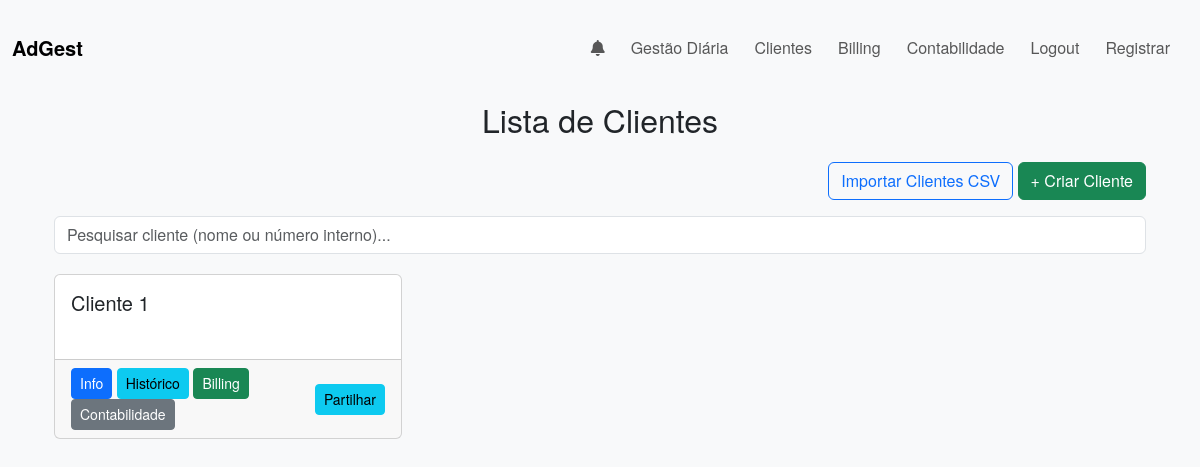
The page /clientes (signed in) on the database as committed earlier.
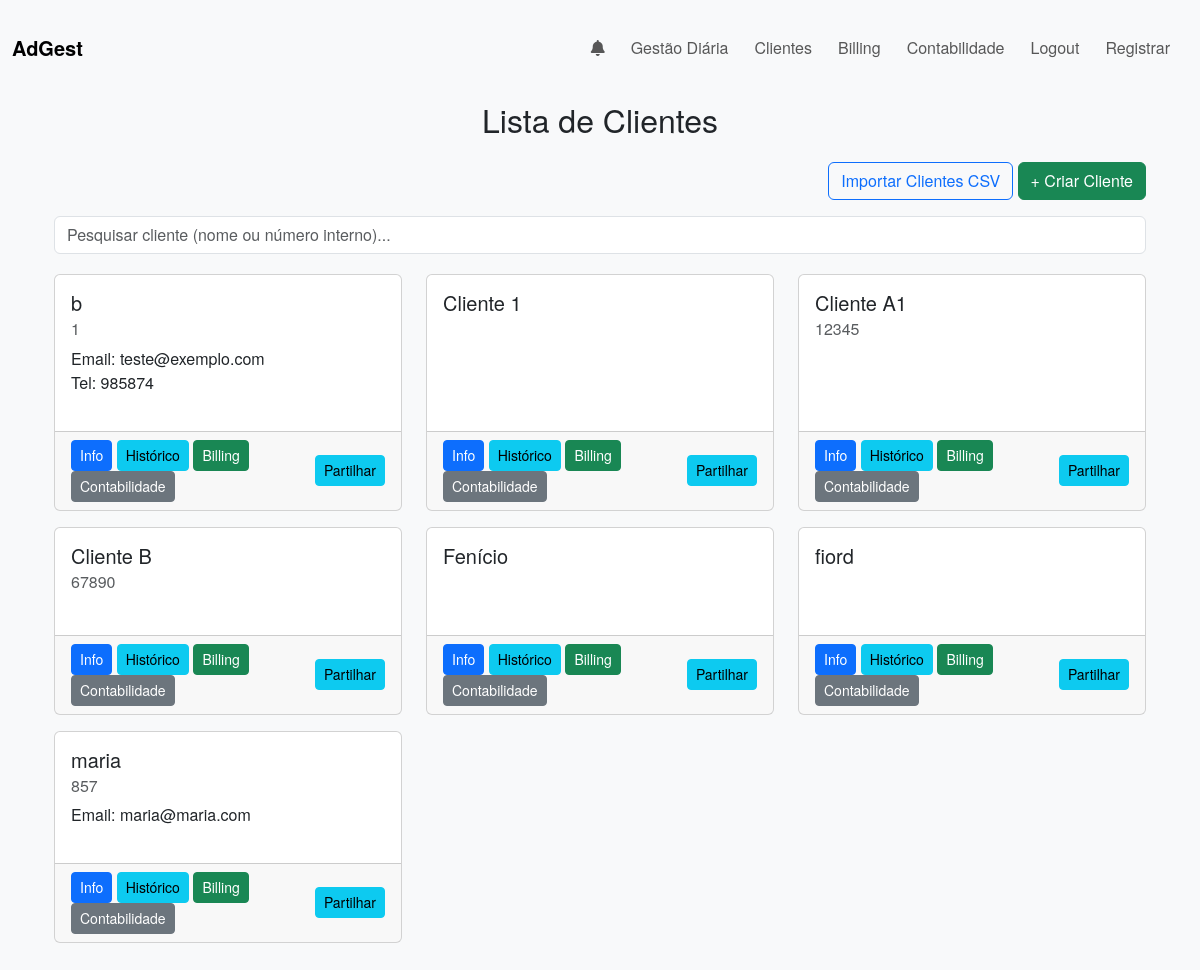
The same page on the database as committed later.
### app/models.py (models this page shows, shortened)
class Client(db.Model):
    __tablename__ = 'clients'
    id = db.Column(db.Integer, primary_key=True)
    user_id = db.Column(db.Integer, db.ForeignKey('users.id'), nullable=False)
    name = db.Column(db.String(100), nullable=False)  # unique=True removido
    number_interno = db.Column(db.String(50), nullable=True)
    nif = db.Column(db.String(50), nullable=True)
    address = db.Column(db.String(200), nullable=True)
    email = db.Column(db.String(100), nullable=True)
    telephone = db.Column(db.String(20), nullable=True)
    assuntos = db.relationship('Assunto', backref='client', lazy=True)
    __table_args__ = (
        db.UniqueConstraint('user_id', 'name', name='uq_user_clientname'),
    )
    shares = db.relationship('ClientShare', backref='client', lazy='dynamic')

### app/routes.py (the view, shortened to what this page needs)
@main.route('/clientes')
@login_required
def clientes():
    page = request.args.get('page', 1, type=int)
    search = request.args.get('q', '').strip()
    query = Client.query.filter(
    or_(
        Client.user_id == current_user.id,
        Client.shares.any(ClientShare.user_id == current_user.id)
        )
    )
    pagination = query.order_by(func.lower(Client.name)).paginate(page=page, per_page=10)
    clients = pagination.items
    return render_template('clientes.html', clients=clients, pagination=pagination, search=search)

### app/routes.py (called while the page is built)
@main.context_processor
def inject_notifications():
    if current_user.is_authenticated:
        notifs_nao_lidas = Notification.query.filter_by(
            user_id=current_user.id, is_read=False
        ).order_by(Notification.timestamp.desc()).all()
        unread = len(notifs_nao_lidas)
        return dict(notifications=notifs_nao_lidas, unread_count=unread)
    return dict(notifications=[], unread_count=0)

### app/templates/clientes.html (shortened to what this page needs)
{% extends "base.html" %}
{% block content %}
<div class="container my-4">
  <h2 class="mb-4 text-center">Lista de Clientes</h2>
  <div class="text-end mb-3">
    <a href="{{ url_for('main.upload_client_csv') }}" class="btn btn-outline-primary">Importar Clientes CSV</a>
    <a href="{{ url_for('main.create_client') }}" class="btn btn-success">+ Criar Cliente</a>
  </div>
  <form method="GET" action="{{ url_for('main.clientes') }}" class="mb-3">
    <input type="text" name="q" id="clientSearch" class="form-control" placeholder="Pesquisar cliente (nome ou número interno)..." value="{{ search }}">
  </form>
  <div class="row" id="clientList">
    {% for client in clients %}
      <div class="col-md-4 mb-3 client-card">
        <div class="card h-100">
          <div class="card-body">
            <h5 class="card-title">{{ client.name }}</h5>
            {% if client.number_interno %}
              <h6 class="card-subtitle mb-2 text-muted">{{ client.number_interno }}</h6>
            {% endif %}
            <p class="card-text">
              {% if client.email %}Email: {{ client.email }}<br>{% endif %}
              {% if client.telephone %}Tel: {{ client.telephone }}{% endif %}
            </p>
          </div>
          <div class="card-footer d-flex justify-content-between align-items-center">
            <div>
              <a href="{{ url_for('main.client_info', client_id=client.id) }}" class="btn btn-primary btn-sm">Info</a>
              <a href="{{ url_for('main.historico_cliente', client_id=client.id) }}" class="btn btn-info btn-sm">Histórico</a>
              {% if current_user.role == 'admin' %}
                <a href="{{ url_for('main.billing_cliente', client_id=client.id) }}" class="btn btn-success btn-sm">Billing</a>
                <a href="{{ url_for('main.contabilidade_cliente', client_id=client.id) }}" class="btn btn-secondary btn-sm">Contabilidade</a>
              {% elif current_user.role == 'advogado' %}
                <a href="{{ url_for('main.billing_cliente', client_id=client.id) }}" class="btn btn-success btn-sm">Billing</a>
              {% else %}
                <a href="{{ url_for('main.contabilidade_cliente', client_id=client.id) }}" class="btn btn-secondary btn-sm">Contabilidade</a>
              {% endif %}
            </div>
            <div>
              <a href="{{ url_for('main.share_client', client_id=client.id) }}" class="btn btn-sm btn-info">Partilhar</a>
            </div>
          </div>
        </div>
      </div>
    {% endfor %}
  </div>
</div>
{% endblock %}

### app/templates/base.html (shortened to what this page needs)
<!doctype html>
<html lang="pt">
  <head>
    <link
      rel="stylesheet"
      href="https://cdnjs.cloudflare.com/ajax/libs/font-awesome/6.2.1/css/all.min.css"
    />
    <link
      href="https://cdn.jsdelivr.net/npm/bootstrap@5.3.0/dist/css/bootstrap.min.css"
      rel="stylesheet"
    >
    <link rel="stylesheet" href="{{ url_for('static', filename='css/style.css') }}">
  </head>
  <body>
    <nav class="navbar navbar-expand-lg navbar-light bg-light">
      <div class="container-fluid">
        <a class="navbar-brand" href="{{ url_for('main.index') }}">AdGest</a>
        <div class="collapse navbar-collapse" id="navbarNav">
          <ul class="navbar-nav ms-auto">
            <li class="nav-item dropdown">
              <a class="nav-link dropdown-toggle" href="#" id="navbarNotifications" role="button" data-bs-toggle="dropdown" aria-expanded="false">
                <i class="fa-solid fa-bell"></i>
              </a>
            </li>
            <li class="nav-item">
              <a class="nav-link" href="{{ url_for('main.dashboard') }}">Gestão Diária</a>
            </li>
            <li class="nav-item">
              <a class="nav-link" href="{{ url_for('main.clientes') }}">Clientes</a>
            </li>
            {% if current_user.is_authenticated and current_user.role not in ['contabilidade', 'backoffice'] %}
            <li class="nav-item">
              <a class="nav-link" href="{{ url_for('main.billing') }}">Billing</a>
            </li>
            {% endif %}
            {% if current_user.is_authenticated and current_user.role in ['contabilidade', 'admin'] %}
              <li class="nav-item">
                <a class="nav-link" href="{{ url_for('accounting.manage_invoices') }}">
                  Contabilidade
                </a>
              </li>
            {% endif %}
            {% if current_user.is_authenticated %}
              <li class="nav-item">
                <a class="nav-link" href="{{ url_for('main.logout') }}">Logout</a>
              </li>
              {% if current_user.role == 'admin' %}
                <li class="nav-item">
                  <a class="nav-link" href="{{ url_for('main.register') }}">Registrar</a>
                </li>
              {% endif %}
            {% else %}
              <li class="nav-item">
                <a class="nav-link" href="{{ url_for('main.login') }}">Login</a>
              </li>
            {% endif %}
          </ul>
        </div>
      </div>
    </nav>
    <div class="container mt-3">
      {% block content %}{% endblock %}
    </div>
  </body>
</html>

### app/static/css/style.css (style rules this page uses)
body { background-color: #f8f9fa; font-family: "Helvetica Neue", Helvetica, Arial, sans-serif; }
.navbar-brand { font-weight: bold; }
.navbar-nav .nav-link { margin-right: 10px; }
.container, .container-fluid { margin-top: 20px; }
.card { margin-bottom: 20px; }
.row { margin-top: 20px; }
.dropdown-toggle::after { display: none; }
.mb-2 { margin-bottom: 0.5rem !important; }

Rows that differ between the two databases and show on the page:
added Client: name "b", number_interno "1", email "teste@exemplo.com", telephone "985874"
added Client: name "Cliente A1", number_interno "12345"
added Client: name "Cliente B", number_interno "67890"
added Client: name "Fenício"
added Client: name "fiord"
added Client: name "maria", number_interno "857", email "maria@maria.com"
